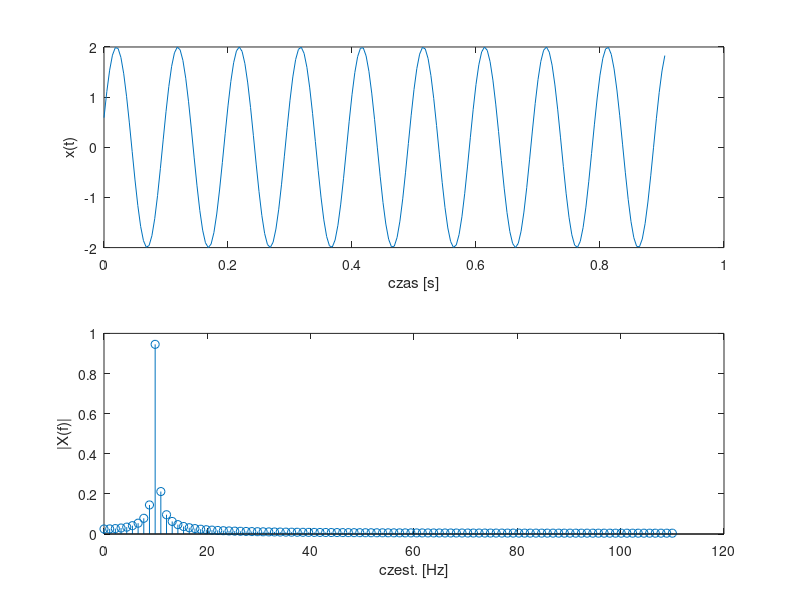

Write MATLAB code to recreate this figure.

clear;
f1=10.1;	% czestotliwosc sinosoidy
A1=2;		% amplituda sinusoidy
phi1=0.3;	% faza sinusoidy

fp=220;		% czestotliwosc probkowania
N=200;		% dlugosc sygnalu
Nf=200;

% generuj os czasu
t=0:1/fp:(N-1)/fp;

% generuj sygnal i wykres
syg=A1*sin(2*pi*f1*t+phi1);
clf;
subplot(211);
plot(t,syg);
xlabel('czas [s]');
ylabel('x(t)');

% wyznacz widmo
widmo=fft(syg,Nf)/Nf;
widmo_amp=abs(widmo);
subplot (212);
N21 = Nf / 2 + 1;
f = linspace (0, fp/2, N21);
stem (f, widmo_amp(1:N21));
xlabel ('czest. [Hz]');
ylabel ('|X(f)|');

set (gcf,'Position',[50 50 800 700]);

